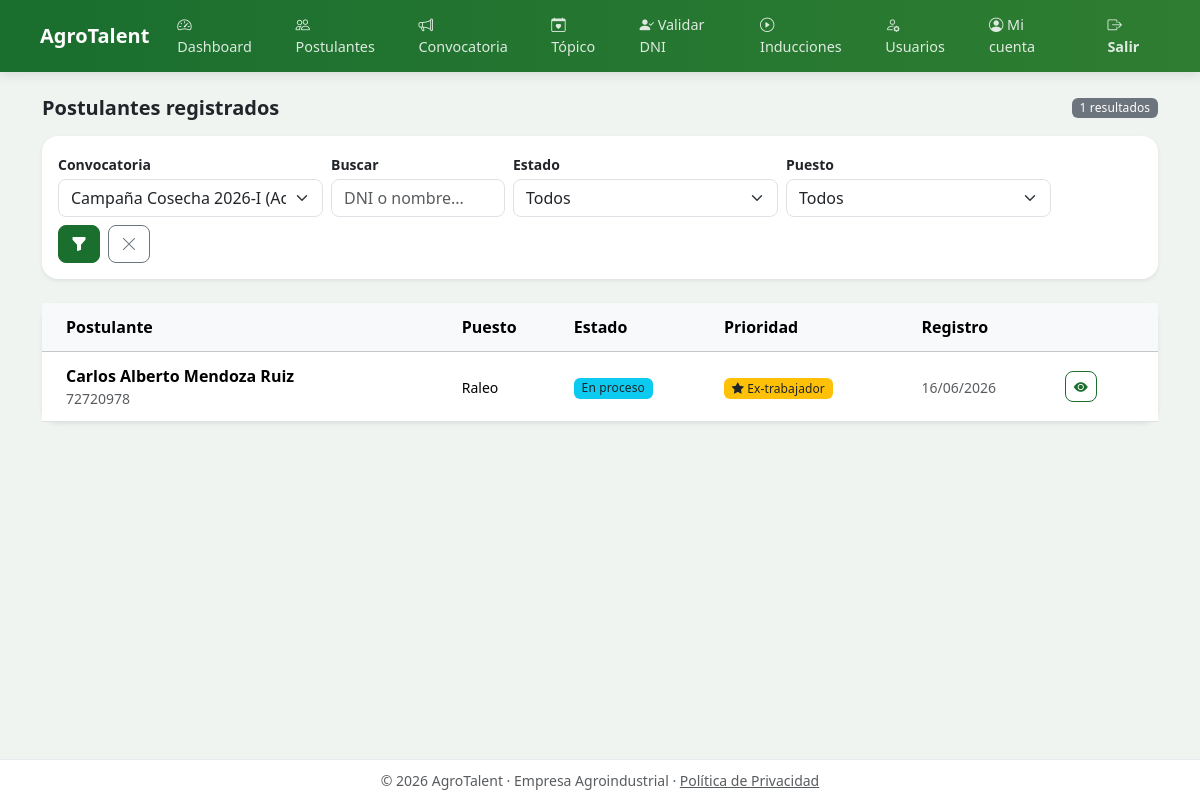
/rrhh/postulantes (signed in), run on the app's committed database.
### models.py (models this page shows, shortened)
class Postulante(db.Model):
    __tablename__ = 'postulantes'
    id = db.Column(db.Integer, primary_key=True)
    usuario_id = db.Column(db.Integer, db.ForeignKey('usuarios.id'), nullable=False)
    convocatoria_id = db.Column(db.Integer, db.ForeignKey('convocatorias.id'), nullable=True)
    fecha_nacimiento = db.Column(db.Date)
    sexo = db.Column(db.String(10))
    grado_instruccion = db.Column(db.String(50))
    distrito = db.Column(db.String(60))
    puesto = db.Column(db.String(60))
    es_extrabajador = db.Column(db.Boolean, default=False)
    datos_completos = db.Column(db.Boolean, default=False)
    estado_proceso = db.Column(db.String(40), default='registrado')
    estado_vacante = db.Column(db.String(30), nullable=True)
    fecha_hora_declaracion = db.Column(db.DateTime)
    fecha_hora_habilitacion = db.Column(db.DateTime)
    creado_en = db.Column(db.DateTime, default=datetime.utcnow)
    validado_en_fundo = db.Column(db.Boolean, default=False)
    validado_en_fundo_en = db.Column(db.DateTime)
    codigo_constancia = db.Column(db.String(12), unique=True, nullable=True)
    inducciones = db.relationship('AvanceInduccion', backref='postulante', lazy=True)
    declaracion = db.relationship('DeclaracionSalud', backref='postulante', uselist=False)
    cita = db.relationship('CitaTopico', backref='postulante', uselist=False)
    historial = db.relationship('HistorialEstado', backref='postulante', lazy=True)
    @property
    def dni(self):
        return self.usuario.dni if self.usuario else None
    @property
    def nombres(self):
        return self.usuario.nombres if self.usuario else None
    @property
    def apellidos(self):
        return self.usuario.apellidos if self.usuario else None

class Usuario(UserMixin, db.Model):
    __tablename__ = 'usuarios'
    id = db.Column(db.Integer, primary_key=True)
    dni = db.Column(db.String(8), unique=True, nullable=False)
    nombres = db.Column(db.String(100))          # capturado en registro
    apellidos = db.Column(db.String(100))
    celular = db.Column(db.String(15), nullable=False)
    correo = db.Column(db.String(120), unique=True, nullable=True)  # staff
    password_hash = db.Column(db.String(255), nullable=False)
    rol = db.Column(db.String(20), nullable=False)   # postulante | rrhh | medico
    verificado = db.Column(db.Boolean, default=False)
    otp_code = db.Column(db.String(6), nullable=True)
    otp_expira = db.Column(db.DateTime, nullable=True)
    intentos_fallidos = db.Column(db.Integer, default=0)
    bloqueado_hasta = db.Column(db.DateTime, nullable=True)
    activo = db.Column(db.Boolean, default=True)
    cargo = db.Column(db.String(100), nullable=True)
    password_temporal = db.Column(db.Boolean, default=False)
    es_jefe = db.Column(db.Boolean, default=False)
    creado_en = db.Column(db.DateTime, default=datetime.utcnow)
    postulante = db.relationship('Postulante', backref='usuario', uselist=False)

### app.py (the view)
@app.route('/rrhh/postulantes')
@login_required
@rol_requerido('rrhh')
def rrhh_postulantes():
    estado  = request.args.get('estado', '')
    puesto  = request.args.get('puesto', '')
    cita_st = request.args.get('cita_estado', '')
    buscar  = request.args.get('buscar', '').strip()
    conv_activa = convocatoria_activa()
    todas_convs = Convocatoria.query.order_by(Convocatoria.fecha_apertura.desc()).all()
    conv_id_sel = request.args.get('conv_id', str(conv_activa.id) if conv_activa else '')
    conv_sel = Convocatoria.query.get(int(conv_id_sel)) if conv_id_sel else None
    q = Postulante.query.join(Usuario)
    if conv_sel:
        q = q.filter(Postulante.convocatoria_id == conv_sel.id)
    if estado:  q = q.filter(Postulante.estado_proceso == estado)
    if puesto:  q = q.filter(Postulante.puesto == puesto)
    if buscar:
        q = q.filter(db.or_(Usuario.dni.contains(buscar),
                             Usuario.nombres.contains(buscar),
                             Usuario.apellidos.contains(buscar)))
    postulantes = q.order_by(
        Postulante.es_extrabajador.desc(),
        Postulante.fecha_hora_declaracion.asc()
    ).all()
    puestos_conv = [p.nombre_puesto for p in conv_sel.puestos] if conv_sel else PUESTOS
    ESTADOS = ['registrado','en_proceso','cita_programada','seleccionado','lista_espera','incorporado','no_apto','no_se_presento']
    return render_template('rrhh/postulantes.html',
                           postulantes=postulantes, puestos=puestos_conv, estados=ESTADOS,
                           filtro_estado=estado, filtro_puesto=puesto, buscar=buscar,
                           todas_convs=todas_convs, conv_sel=conv_sel)

### app.py (called while the page is built)
@login_manager.user_loader
def load_user(uid):
    return db.session.get(Usuario, int(uid))

def rol_requerido(*roles):
    def decorator(f):
        @wraps(f)
        def wrapped(*args, **kwargs):
            if not current_user.is_authenticated or current_user.rol not in roles:
                flash('Acceso restringido.', 'danger')
                return redirect(url_for('login'))
            return f(*args, **kwargs)
        return wrapped
    return decorator

def convocatoria_activa():
    return Convocatoria.query.filter_by(activa=True).first()

### templates/rrhh/postulantes.html (shortened to what this page needs)
{% extends "base.html" %}
{% block content %}
<div class="d-flex align-items-center justify-content-between mb-3">
  <h5 class="fw-bold mb-0">Postulantes registrados</h5>
  <span class="badge bg-secondary">{{ postulantes|length }} resultados</span>
</div>
<div class="card border-0 shadow-sm rounded-4 mb-4">
  <div class="card-body p-3">
    <form method="GET" class="row g-2 align-items-end">
      <div class="col-12 col-md-3">
        <label class="form-label small fw-semibold mb-1">Convocatoria</label>
        <select name="conv_id" class="form-select rounded-3">
          {% for c in todas_convs %}
          <option value="{{ c.id }}" {% if conv_sel and conv_sel.id == c.id %}selected{% endif %}>
            {{ c.nombre }} {% if c.activa %}(Activa){% else %}(Cerrada){% endif %}
          </option>
          {% endfor %}
        </select>
      </div>
      <div class="col-12 col-sm-6 col-md-2">
        <label class="form-label small fw-semibold mb-1">Buscar</label>
        <input type="text" name="buscar" class="form-control rounded-3" placeholder="DNI o nombre..." value="{{ buscar }}">
      </div>
      <div class="col-6 col-md-3">
        <label class="form-label small fw-semibold mb-1">Estado</label>
        <select name="estado" class="form-select rounded-3">
          <option value="">Todos</option>
        </select>
      </div>
      <div class="col-6 col-md-3">
        <label class="form-label small fw-semibold mb-1">Puesto</label>
        <select name="puesto" class="form-select rounded-3">
          <option value="">Todos</option>
        </select>
      </div>
      <div class="col-auto d-flex gap-2 align-items-end">
        <button type="submit" class="btn btn-success rounded-3" title="Filtrar"><i class="bi bi-funnel-fill"></i></button>
        <a href="{{ url_for('rrhh_postulantes') }}" class="btn btn-outline-secondary rounded-3"><i class="bi bi-x-lg"></i></a>
      </div>
    </form>
  </div>
</div>
<div class="card border-0 shadow-sm rounded-4">
  <div class="card-body p-0">
    <div class="table-responsive">
      <table class="table table-hover align-middle mb-0">
        <thead class="table-light">
          <tr>
            <th class="ps-4">Postulante</th>
            <th class="d-none d-md-table-cell">Puesto</th>
            <th class="d-none d-sm-table-cell">Estado</th>
            <th class="d-none d-md-table-cell">Prioridad</th>
            <th class="d-none d-lg-table-cell">Registro</th>
            <th class="pe-4"></th>
          </tr>
        </thead>
        <tbody>
          {% for p in postulantes %}
          <tr>
            <td class="ps-4">
              <div class="fw-semibold">{{ p.nombres or 'Sin nombre' }} {{ p.apellidos or '' }}</div>
              <div class="text-muted small">{{ p.dni }}</div>
            </td>
            <td class="d-none d-md-table-cell">
              <span class="small">{{ p.puesto or '—' }}</span>
            </td>
            <td class="d-none d-sm-table-cell">
              {% set e = p.estado_proceso %}
              {% if e == 'incorporado' %}
                <span class="badge bg-primary">Incorporado</span>
              {% elif e == 'seleccionado' %}
                <span class="badge bg-success">Seleccionado</span>
              {% elif e == 'cita_programada' %}
                <span class="badge bg-info text-dark">Cita programada</span>
              {% elif e == 'lista_espera' %}
                <span class="badge bg-warning text-dark">Lista de espera</span>
              {% elif e == 'no_apto' %}
                <span class="badge bg-danger">No apto</span>
              {% elif e == 'no_se_presento' %}
                <span class="badge bg-secondary">No se presentó</span>
              {% elif e == 'en_proceso' %}
                <span class="badge bg-info text-dark">En proceso</span>
              {% else %}
                <span class="badge bg-light text-dark border">Registrado</span>
              {% endif %}
            </td>
            <td class="d-none d-md-table-cell">
              {% if p.es_extrabajador %}
                <span class="badge bg-warning text-dark"><i class="bi bi-star-fill"></i> Ex-trabajador</span>
              {% else %}
                <span class="text-muted small">Nuevo</span>
              {% endif %}
            </td>
            <td class="d-none d-lg-table-cell">
              <span class="text-muted small">{{ p.creado_en.strftime('%d/%m/%Y') }}</span>
            </td>
            <td class="pe-4">
              <a href="{{ url_for('rrhh_postulante_detalle', pid=p.id) }}" class="btn btn-sm btn-outline-success rounded-3">
                <i class="bi bi-eye-fill"></i>
              </a>
            </td>
          </tr>
          {% endfor %}
        </tbody>
      </table>
    </div>
  </div>
</div>
{% endblock %}

### static/css/main.css (style rules this page uses)
:root { --verde: #1a6e2e; --verde-medio: #28a745; --verde-claro: #e8f5e9; --amarillo: #f5c518; --gris: #f8f9fa; --texto: #212529; --muted: #6c757d; }
body { font-family: 'Segoe UI', system-ui, sans-serif; background-color: #f0f4f0; color: var(--texto); min-height: 100vh; display: flex; flex-direction: column; }
.card { transition: box-shadow .15s; }
.btn-success { background-color: var(--verde); border-color: var(--verde); }
.btn-outline-success { color: var(--verde); border-color: var(--verde); }
.table > :not(caption) > * > * { padding: .75rem .5rem; }
.badge { font-weight: 500; letter-spacing: .01em; }

### data on the page
Postulante: nombres "Carlos Alberto", apellidos "Mendoza Ruiz", dni "72720978", puesto "Raleo", estado_proceso "En proceso", es_extrabajador True (drawn), creado_en "16/06/2026"

### other printed values
{{ postulantes|length }} "1"
form field conv_id "Campaña Cosecha 2026-I (Activa)"
